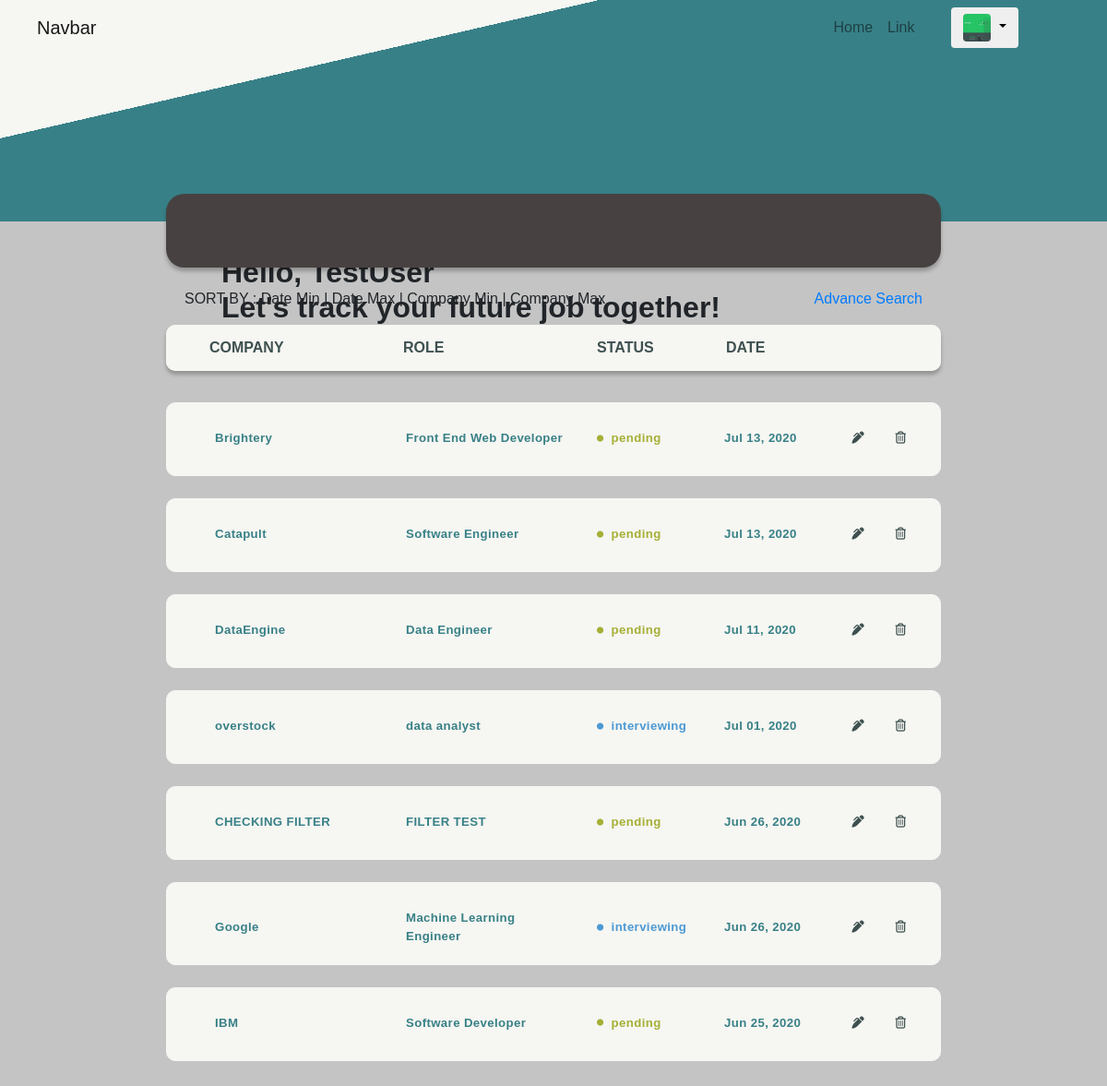
Screenshot of / (signed in) with the database file from the repository.
### users/models.py (models this page shows, shortened)
class Profile(models.Model):
    user = models.OneToOneField(User, on_delete=models.CASCADE)
    image = models.ImageField(default='default.jpg', upload_to='profile_pics')

### sourceCode/models.py (models this page shows, shortened)
class Post(models.Model):
    company = models.TextField()
    role = models.TextField()
    date_applied = models.DateTimeField(default=timezone.now)
    status = models.CharField(max_length=20, choices=STATUS_CHOICES, default='', verbose_name="status", null=True, blank=True)
    author = models.ForeignKey(User, on_delete=models.CASCADE)

### sourceCode/views.py (the view)
# urls.py: 2. Add a URL to urlpatterns:  path('', views.home, name='home')
@login_required
def home(request):
    current_user = User.objects.filter(username=request.user)
    qs = Post.objects.filter(author=current_user[0], status__in=['pending', 'interviewing']).order_by('-date_applied')
    company_or_role_query = request.GET.get('company_or_role_contains')
    date_ascending = request.GET.get('date-asc')
    date_descending = request.GET.get('date-desc')
    company_ascending = request.GET.get('company-asc')
    company_descending = request.GET.get('company-desc')
    role_ascending = request.GET.get('role-asc')
    role_descending = request.GET.get('role-desc')
    if is_vaild_queryparam(company_or_role_query):
        qs = qs.filter(Q(company__icontains = company_or_role_query)
                    | Q(role__icontains = company_or_role_query)
                    ).distinct()
    if is_vaild_queryparam(date_ascending):
        qs = qs.order_by(date_ascending)
    if is_vaild_queryparam(company_descending):
        qs = qs.order_by(company_descending)
    if is_vaild_queryparam(company_ascending):
        qs = qs.order_by(company_ascending)
    if is_vaild_queryparam(role_descending):
        qs = qs.order_by(role_descending)
    if is_vaild_queryparam(role_ascending):
        qs = qs.order_by(role_ascending)
    if is_vaild_queryparam(role_descending):
        qs = qs.order_by(role_descending)
    context = {
        'appliedJobs' : qs
    }
    return render(request, 'sourceCode/home.html', context)

### sourceCode/views.py (called while the page is built)
def is_vaild_queryparam(param):
    return param != '' and param is not None

### sourceCode/templates/sourceCode/home.html (shortened to what this page needs)
  {% extends "sourceCode/base.html" %}
  {% block content %}
    <div class="intro-section">
      <h4>Hello, {{user.username}} <br/>
          Let's track your future job together!</h4>
    </div>
    <div class="search-container">
      <div id="expand">
      </div>
    </div>
    <div class="outer-sortasearch-container">
      <div class="sort-asearch-container">
        <div class="sort-section">
          <p>SORT BY<span> : Date Min  |  Date Max  |
            Company Min  |  Company Max</span> </p>
        </div>
        <div class="asearch-section">
          <a class="asearch-link"
            href="{% url 'jobTrack-advancesearch' %}">
            Advance Search
          </a>
        </div>
      </div>
    </div>
  {% if appliedJobs|length <= 0 %}
  <div class="d-flex flex-column align-items-center justify-content-center default-text-home">
          <h2>NO TRACKER AVAILABLE. </h2>
      <h3>CLICK “ADD JOB ” TO TRACK JOBS</h3>
      <a href="{% url 'post-create'%}"> ADD JOB</a>
  </div>
  {% else %}
  <div class="outer-fields">
    <div id="secondouter-fields">
      <div class="fields-container container-fluid" id="fields-container">
        <div class="row">
          <div class="col-3 company d-flex align-items-center">
            Company
          </div>
          <div class="col-3 role d-flex align-items-center">
            Role
          </div>
          <div class="col-2 status d-flex align-items-center ">
            Status
          </div>
          <div class="col date d-flex align-items-center">
            Date
          </div>
          <div class="col empty d-flex align-items-center">
          </div>
        </div>
      </div>
    </div>
  </div>
  <div class="tracker-container d-flex flex-column align-items-center">
  {% for job in appliedJobs %}
  <div class="card">
    <div class="card-body container-fluid">
      <div class="row mt-2">
        <div class="col-3 company-card d-flex align-items-center">
          {{ job.company }}
        </div>
        <div class="col-3 role-card d-flex align-items-center">
          {{ job.role }}
        </div>
        <div class="col-2 status-card d-flex align-items-center"
          {% if job.status == 'pending' %}
            style="color:#A5AF35;"
          {% elif job.status == 'success'%}
            style="color:#00AF66;"
          {% elif job.status == 'interviewing'%}
            style="color:#4C99D4;"
          {% elif job.status == 'not-selected'%}
            style="color:#AB1500;"
          {% endif %}
        >
          <i class="fa fa-circle"></i>{{ job.status }}
        </div>
        <div class="col date-card d-flex align-items-center">
          {{ job.date_applied|date:"M d, Y" }}
        </div>
        <div class="col icon-card d-flex justify-content-around
        align-items-center">
          <a href="{% url 'post-update' job.id %}" title="update">
            <i class='fas fa-pen-alt update-icon'></i>
          </a>
          <a href="{% url 'post-delete' job.id %}" title="delete">
            <i class='far fa-trash-alt delete-icon'></i>
          </a>
        </div>
      </div>
    </div>
  </div>
{% endfor %}
  </div>
  {% endif %}
    {% endblock content %}

### sourceCode/templates/sourceCode/base.html (shortened to what this page needs)
{% load static%}
<!DOCTYPE html>
<html lang="en" dir="ltr">
<head>
  <link rel="stylesheet" href="https://maxcdn.bootstrapcdn.com/bootstrap/4.0.0/css/bootstrap.min.css"
>
<link rel="stylesheet" href="https://cdnjs.cloudflare.com/ajax/libs/font-awesome/4.7.0/css/font-awesome.min.css">
  <link rel="stylesheet" type="text/css" href="{% static 'sourceCode/main.css'%}">
</head>
<body>
  <header class="heading">
    <nav class="navbar navbar-expand-lg navbar-light bg-primary bigger-nav">
      <div class="navbar-left">
        <a class="navbar-brand ml-4" href="#">Navbar</a>
      </div>
        <div class="collapse navbar-collapse" id="navbarSupportedContent">
          <ul class="navbar-nav">
            <li class="nav-item">
              <a class="nav-link" href="#">Home <span class="sr-only">(current)</span></a>
            </li>
            <li class="nav-item">
              <a class="nav-link" href="#">Link</a>
            </li>
          </ul>
        </div>
        <div class="nav-right">
          <div class="nav-img dropdown">
            <button class="btn dropdown-toggle" type="button" id="dropdownMenuButton"
            data-toggle="dropdown" aria-haspopup="true" aria-expanded="false">
              <img src="{{ user.profile.image.url }}" width="30" height="30"
              alt="profile-img" class="rounded profile-img">
            </button>
          </div>
        </div>
    </nav>
  </header>
<main role="main" class="container-fluid">
<div class="row">
  <div class="main-content">
    {% block content %}{% endblock %}
  </div>
</div>
</main>
</body>
</html>

### sourceCode/static/sourceCode/main.css (style rules this page uses)
html { scroll-behavior: smooth; }
body { background: #C4C4C4; margin: 0; padding: 0; box-sizing: border-box; font-family: 'Russo One', sans-serif; }
.heading { height: 30vh; width: 100%; background-color: #388087; background-image: linear-gradient(167deg, #F6F6F2 29%, transparent 10%); }
.navbar { background: transparent !important; }
.navbar .navbar-collapse { margin-right: 2rem; }
.navbar .navbar-collapse ul { width:100%; display: flex; justify-content: flex-end; }
.nav-right { margin-right: 5rem; }
.main-content { width: 100%; min-height: 200vh; }
.intro-section { position: absolute; top: 15%; left: 20%; -ms-transform: translate(-20%, -15%); transition: translate(-20%, -15%); }
.intro-section h4 { font-weight: bolder; font-size: 2rem; }
.search-container { position: sticky; width: 100%; height: 100px; top:0%; z-index: 1; margin-top: -2.5%; }
#expand { background: rgb(71, 66, 65); min-height: 80px; min-width: 70%; position: absolute; will-change: width; left: 50%; transform: translateX(-50%); display: flex; justify-content: center; align-items: center; transition: width .03s ease-in; transition: border-radius .03s ease-in; overflow: auto; border-radius: 20px; box-shadow: 0px 4px 4px rgba(0, 0, 0, 0.25); }
.outer-sortasearch-container { width: 100%; height: 50px; display: flex; justify-content: center; margin-top: -8px; }
.sort-asearch-container { width: 70vw; height: 50px; padding: 10px 20px; display: flex; justify-content: space-between; }
.outer-fields { width: 100%; height: 50px; position: sticky; top: 90px; z-index: 9999; display: flex; justify-content: center; }
#secondouter-fields { background: #F6F6F2; height: 50px; min-width: 70vw; position: absolute; will-change: width; transition: width .03s ease-in; transition: border-radius .03s ease-in; overflow: auto; border-radius: 10px; box-shadow: 0px 4px 4px rgba(0, 0, 0, 0.25); }
.fields-container { background: #F6F6F2; width: 70vw; height: 50px; border-radius: 10px; font-weight: bold; text-transform: uppercase; color: #3E5050; }
.fields-container .row { height: 100%; }
.fields-container .company { margin-left: 2rem; }
.tracker-container { width: 100%; padding: 10px 0px; }
.card { background-color: #F6F6F2; margin: 1.5rem 0 0rem 0; border-radius: 10px; border-color: #F6F6F2; width: 70vw; font-weight: bold; color: #388087; min-height: 80px; font-size: 1.1vw; letter-spacing: 0.03em; }
.card-body .company-card { margin-left: 2rem; }
.card-body .status-card i { font-size: 0.7vw; margin-right: 0.5rem; }
.card-body .icon-card a { text-decoration: none; color: #3E5050; }

### rows the page displays
Post: company "Brightery", role "Front End Web Developer", status "pending", date_applied "Jul 13, 2020"
Post: company "Catapult", role "Software Engineer", status "pending", date_applied "Jul 13, 2020"
Post: company "DataEngine", role "Data Engineer", status "pending", date_applied "Jul 11, 2020"
Post: company "overstock", role "data analyst", status "interviewing", date_applied "Jul 01, 2020"
Post: company "CHECKING FILTER", role "FILTER TEST", status "pending", date_applied "Jun 26, 2020"
Post: company "Google", role "Machine Learning Engineer", status "interviewing", date_applied "Jun 26, 2020"
Post: company "IBM", role "Software Developer", status "pending", date_applied "Jun 25, 2020"

### other values shown
{{ user.username }} "TestUser"
